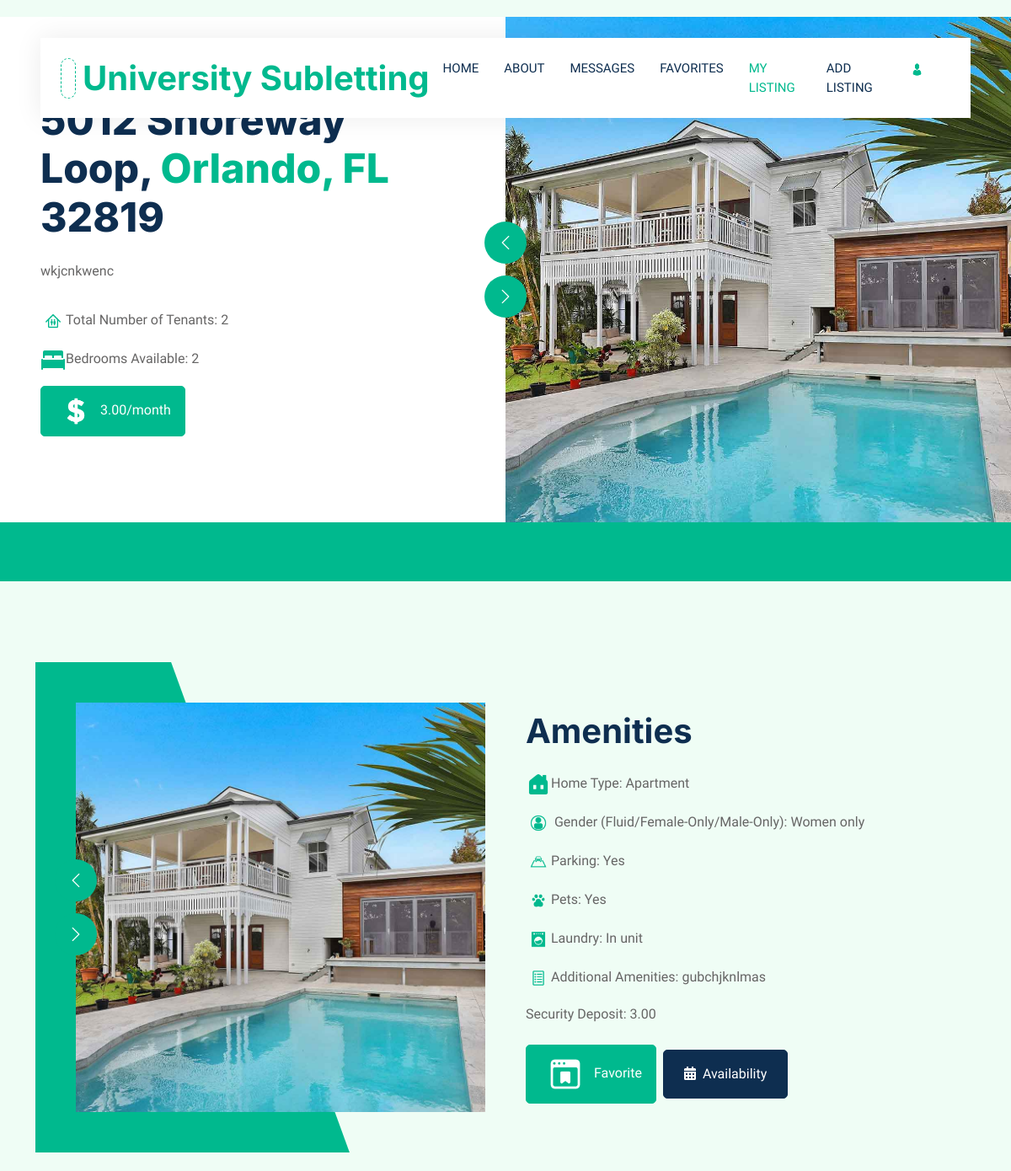
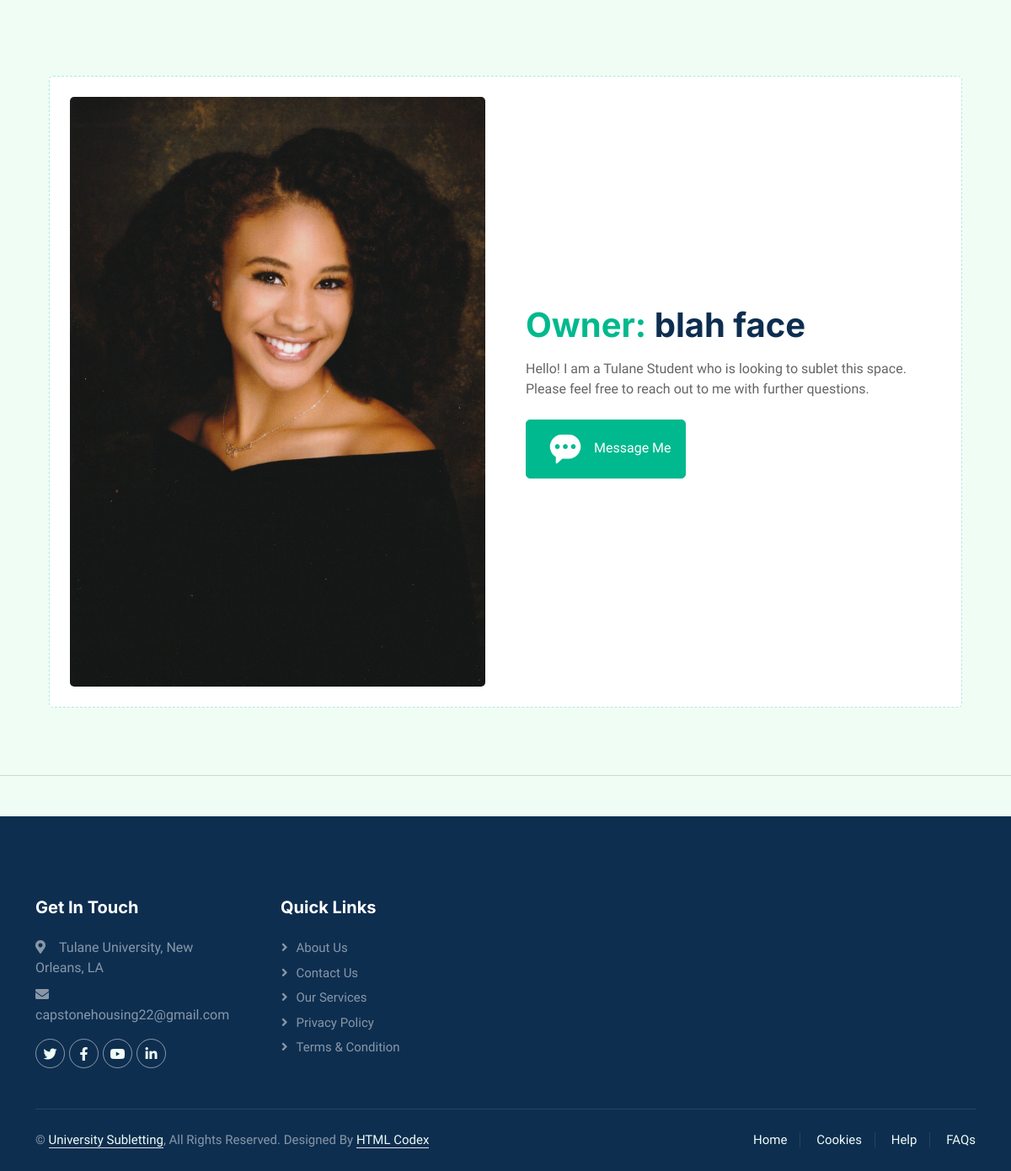
The app's page /listing (signed in) with its own data (2 pictures, top to bottom).
### hello/models.py (models this page shows)
class allinformation(models.Model):
    user = models.ForeignKey(User, on_delete=models.CASCADE, null=True)
    address = models.CharField(max_length=200, blank=True, null=True)
    city = models.CharField(max_length=200, blank=True, null=True)
    zip = models.IntegerField( blank=True, null=True)
    state = models.CharField(max_length=22, blank=True, null=True)
    hometype = models.CharField(max_length=100, blank=True, null=True)
    monthlyprice = models.DecimalField(max_digits = 100, decimal_places=2, blank=True, null=True)
    securitydeposit = models.DecimalField(max_digits = 100, decimal_places=2, blank=True, null=True)
    numbertenants = models.IntegerField(blank=True, null=True)
    gender = models.CharField(max_length=20, blank=True, null=True)
    beds = models.IntegerField( blank=True, null=True)
    addrentinfo = models.CharField(max_length=300, blank=True, null=True)
    parking = models.CharField(max_length=4, blank=True, null=True)
    pets = models.CharField(max_length=4, blank=True, null=True)
    laundry = models.CharField(max_length=20, blank=True, null=True)
    addamenityinfo = models.CharField(max_length=300, blank=True, null=True)
    image = models.ImageField(upload_to=None, height_field=None, width_field=None, max_length=100,blank=True, null=True )

### hello/views.py (the view)
# urls.py: path("listing", views.listing, name="listing"),
def listing(request):
    addyinfo = allinformation.objects.filter(user=request.user).last()
    return render(request, "hello/listing.html", {'addyinfo': addyinfo,})

### hello/templates/hello/listing.html (shortened to what this page needs)
{% extends "hello/layout.html" %}
{% load static %}
{% block content %}
<!DOCTYPE html>
<html lang="en">
<head>
    <link href="https://cdnjs.cloudflare.com/ajax/libs/font-awesome/5.10.0/css/all.min.css" rel="stylesheet">
    <link href="https://cdn.jsdelivr.net/npm/bootstrap-icons@1.4.1/font/bootstrap-icons.css" rel="stylesheet">
    <link href="{% static 'hello/lib/animate/animate.min.css' %}" rel="stylesheet">
    <link href="{% static 'hello/lib/owlcarousel/assets/owl.carousel.min.css' %}" rel="stylesheet">
    <link href="{% static 'hello/css/bootstrap.min.css' %}" rel="stylesheet">
    <link href="{% static 'hello/css/style.css' %}" rel="stylesheet">
</head>
<body>
    <div class="container-fluid nav-bar bg-transparent">
        <nav class="navbar navbar-expand-lg bg-white navbar-light py-0 px-4">
            <a href="{% url 'home' %}" class="navbar-brand d-flex align-items-center text-center">
                <div class="icon p-2 me-2">
                </div>
                <h1 class="m-0 text-primary">University Subletting</h1>
            </a>
            <div class="navbar-nav ms-auto">
                <a href="{% url 'home' %}" class="nav-item nav-link">Home</a>
                <a href="{% url 'about' %}" class="nav-item nav-link">About</a>
                <a href="{% url 'messages' %}" class="nav-item nav-link">Messages</a>
                <a href="{% url 'favorites' %}" class="nav-item nav-link">Favorites</a>
                <a href="{% url 'listing' %}" class="nav-item nav-link active">My Listing</a>
                <a href="{% url 'add_listing' %}" class="nav-item nav-link">Add Listing</a>
                <a href="{% url 'profile' %}" class="nav-item nav-link"><img class="img-fluid" src="{% static 'hello/images/icon-profile.png' %}" alt="Icon" style="width: 25px; height: 25px;"></a>
            </div>
        </nav>
    </div>
    <div class="container-fluid header bg-white p-0">
        <div class="row g-0 align-items-center flex-column-reverse flex-md-row">
            <div class="col-md-6 p-5 mt-lg-2">
                <h1 class="display-5 animated fadeIn mb-4">{{addyinfo.address}}, <span class="text-primary">{{addyinfo.city}}, {{addyinfo.state}}</span> {{addyinfo.zip}}</h1>
                <p class="animated fadeIn mb-4 pb-2">{{addyinfo.addrentinfo}} </p>
                <p><img class="img-fluid" src="{% static 'hello/images/icon-tenants.png'%}" alt="Icon" style="width: 30px; height: 30px;">Total Number of Tenants: {{addyinfo.numbertenants}}</p>
                <p><img class="img-fluid" src="{% static 'hello/images/icon-bed.png'%}" alt="Icon" style="width: 30px; height: 30px;">Bedrooms Available: {{addyinfo.beds}}</p>
                <p class="btn btn-primary py-1 px-3 me-1 animated fadeIn">
                    <img class="img-fluid" src="{% static 'hello/images/icon-dollar.png'%}" alt="Icon" style="width: 50px; height: 50px;">
                    {{addyinfo.monthlyprice}}/month
                </p>
            </div>
            <div class="col-md-6 animated fadeIn">
                <div class="owl-carousel header-carousel">
                    <div class="owl-carousel-item">
                        <img class="img-fluid" src="{% static 'hello/images/carousel-1.jpg' %}" alt="">
                    </div>
                </div>
            </div>
        </div>
    </div>
    <div class="container-fluid bg-primary mb-5 wow fadeIn" data-wow-delay="0.1s" style="padding: 35px;"></div>
    <div class="container-xxl py-5">
        <div class="container">
            <div class="row g-5 align-items-center">
                <div class="col-lg-6 wow fadeIn position-relative" data-wow-delay="0.1s">
                    <div class="about-img position-relative overflow-hidden p-5 pe-0">
                        <div class="owl-carousel header-carousel">
                            <div class="owl-carousel-item">
                                <img class="img-fluid" src="{% static 'hello/images/carousel-1.jpg' %}" alt="">
                            </div>
                        </div>
                    </div>
                </div>
                <div class="col-lg-6 wow fadeIn" data-wow-delay="0.5s">
                    <h1 class="mb-4">Amenities</h1>
                    <p><img class="img-fluid" src="{% static 'hello/images/icon-house (2).png'%}" alt="Icon" style="width: 30px; height: 30px;">Home Type: {{addyinfo.hometype}}</p>
                    <p><img class="img-fluid" src="{% static 'hello/images/icon-person.png'%}" alt="Icon" style="width: 30px; height: 30px;"> Gender (Fluid/Female-Only/Male-Only): {{addyinfo.gender}}</p>
                    <p><img class="img-fluid" src="{% static 'hello/images/icon-parking.png'%}" alt="Icon" style="width: 30px; height: 30px;">Parking: {{addyinfo.parking}}</p>
                    <p><img class="img-fluid" src="{% static 'hello/images/icon-pet.png'%}" alt="Icon" style="width: 30px; height: 30px;">Pets: {{addyinfo.pets}}</p>
                    <p><img class="img-fluid" src="{% static 'hello/images/icon-laundry.png'%}" alt="Icon" style="width: 30px; height: 30px;">Laundry: {{addyinfo.laundry}}</p>
                    <p><img class="img-fluid" src="{% static 'hello/images/icon-misc.png'%}" alt="Icon" style="width: 30px; height: 30px;">Additional Amenities: {{addyinfo.addamenityinfo}}</p>
                    <p class="mb-4">Security Deposit: {{addyinfo.securitydeposit}}</p>
                    <button class="btn btn-primary py-1 px-3 me-1 animated fadeIn">
                        <img class="img-fluid" src="{% static 'hello/images/icon-favorite.png'%}" alt="Icon" style="width: 60px; height: 60px;">
                        Favorite
                    </button>
                    <a href="" class="btn btn-dark py-3 px-4"><i class="fa fa-calendar-alt me-2"></i>Availability</a>
                </div>
            </div>
        </div>
    </div>
    <div class="container-xxl py-5">
        <div class="container">
            <div class="bg-light rounded p-3">
                <div class="bg-white rounded p-4" style="border: 1px dashed rgba(0, 185, 142, .3)">
                    <div class="row g-5 align-items-center">
                        <div class="col-lg-6 wow fadeIn" data-wow-delay="0.1s">
                            <img class="img-fluid rounded w-100" src="{% static 'hello/images/kayla-headshot.jpg' %}" alt="">
                        </div>
                        <div class="col-lg-6 wow fadeIn" data-wow-delay="0.5s">
                            <div class="mb-4">
                                <h1 class="mb-3"><span class="text-primary">Owner: </span> {{user.first_name}} {{user.last_name}}</h1>
                                <p>Hello! I am a Tulane Student who is looking to sublet this space. Please feel free to reach out to me with further questions. </p>
                            </div>
                            <button class="btn btn-primary py-1 px-3 me-1 animated fadeIn">
                                <img class="img-fluid" src="{% static 'hello/images/icon-message.png'%}" alt="Icon" style="width: 60px; height: 60px;">
                                Message Me
                            </button>
                        </div>
                    </div>
                </div>
            </div>
        </div>
    </div>
</body>
</html>
{% endblock %}

### hello/static/hello/css/style.css (style rules this page uses)
:root { --primary: #00B98E; --secondary: #FF6922; --light: #EFFDF5; --dark: #0E2E50; }
.btn { transition: .5s; }
.btn.btn-primary, .btn.btn-secondary { color: #FFFFFF; }
.nav-bar { position: relative; margin-top: 45px; padding: 0 3rem; transition: .5s; z-index: 9999; }
.navbar { box-shadow: 0 0 30px rgba(0, 0, 0, .08); }
.navbar-light .navbar-nav .nav-link { margin-right: 30px; padding: 25px 0; color: #FFFFFF; font-size: 15px; text-transform: uppercase; outline: none; }
.navbar-light .navbar-nav .nav-link:hover, .navbar-light .navbar-nav .nav-link.active { color: var(--primary); }
.navbar-light .navbar-brand { height: 75px; }
.navbar-light .navbar-nav .nav-link { color: var(--dark); font-weight: 500; }
@media (min-width: 992px) { .header { margin-top: -120px; } }
.icon { padding: 15px; display: inline-flex; align-items: center; justify-content: center; background: #FFFFFF !important; border-radius: 50px; border: 1px dashed var(--primary) !important; }
.about-img img { position: relative; z-index: 2; }
.about-img::before { position: absolute; content: ""; top: 0; left: -50%; width: 100%; height: 100%; background: var(--primary); transform: skew(20deg); z-index: 1; }

### records on screen
allinformation: address "5012 Shoreway Loop", city "Orlando", state "FL", zip "32819", addrentinfo "wkjcnkwenc", numbertenants "2", beds "2", monthlyprice "3.00", hometype "Apartment", gender "Women only", parking "Yes", pets "Yes", laundry "In unit", addamenityinfo "gubchjknlmas", securitydeposit "3.00"

### other values on screen
{{ user.first_name }} "blah"
{{ user.last_name }} "face"
